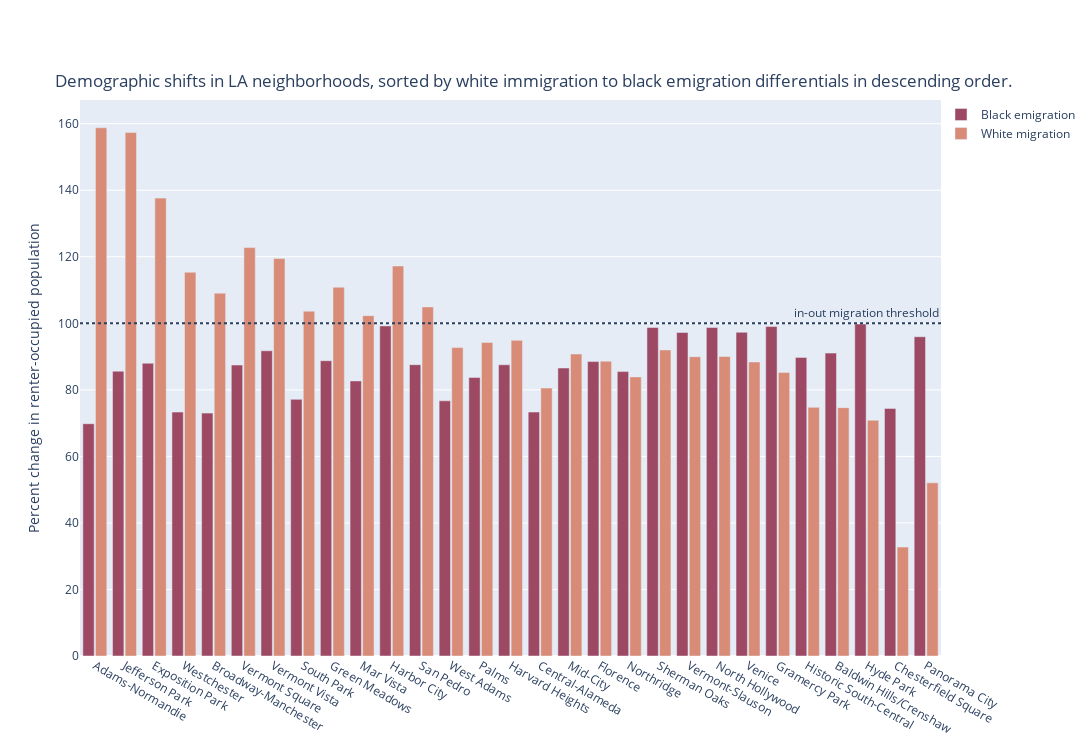

Source (notebook cell):
### Code cell
# let's plot our findings from above
fig = go.Figure()

# set visual style
sns.set(style="darkgrid")

fig.add_trace(go.Bar(x=nbhr_trim_black['name'],
                y=nbhr_trim_black['delta_b_perc'],
                name='Black emigration',
                marker_color='rgb(158,73,99)'
                ))
fig.add_trace(go.Bar(x=nbhr_trim_black['name'],
                     y=nbhr_trim_black['delta_w_perc'],
                     name='White migration',
                marker_color='rgb(216,139,118)'
                ))
fig.add_hline(y=100, line_dash="dot",
              annotation_text="in-out migration threshold", 
              annotation_position="top right")

fig.update_layout(
    title='Demographic shifts in LA neighborhoods, sorted by white immigration to black emigration differentials in descending order.',
    title_y = .9,
    xaxis_tickfont_size=12,
    yaxis=dict(
        title='Percent change in renter-occupied population',
        titlefont_size=14,
        tickfont_size=12,
    ),
    legend=dict(
        x=1,
        y=1.0,
        bgcolor='rgba(255, 255, 255, 0)',
        bordercolor='rgba(255, 255, 255, 0)'
    ),
    barmode='group',
    bargap=0.15, # gap between bars of adjacent location coordinates.
    bargroupgap=0.1 ,# gap between bars of the same location coordinate.
    
    width=1500,
    height=750
)
fig.show()

### Figure 1 — Plotly figure (JSON) as saved in the notebook; plotly's stock layout.template omitted (floating-point values rounded to 4 significant figures)
{"data": [{"marker": {"color": "rgb(158,73,99)"}, "name": "Black emigration", "type": "bar", "x": ["Adams-Normandie", "Jefferson Park", "Exposition Park", "Westchester", "Broadway-Manchester", "Vermont Square", "Vermont Vista", "South Park", "Green Meadows", "Mar Vista", "Harbor City", "San Pedro", "West Adams", "Palms", "Harvard Heights", "Central-Alameda", "Mid-City", "Florence", "Northridge", "Sherman Oaks", "Vermont-Slauson", "North Hollywood", "Venice", "Gramercy Park", "Historic South-Central", "Baldwin Hills/Crenshaw", "Hyde Park", "Chesterfield Square", "Panorama City"], "y": [69.82, 85.61, 88.0, 73.32, 73.0, 87.45, 91.75, 77.15, 88.77, 82.69, 99.22, 87.57, 76.71, 83.74, 87.54, 73.32, 86.57, 88.5, 85.49, 98.74, 97.25, 98.75, 97.3, 99.02, 89.76, 91.05, 99.79, 74.42, 95.97]}, {"marker": {"color": "rgb(216,139,118)"}, "name": "White migration", "type": "bar", "x": ["Adams-Normandie", "Jefferson Park", "Exposition Park", "Westchester", "Broadway-Manchester", "Vermont Square", "Vermont Vista", "South Park", "Green Meadows", "Mar Vista", "Harbor City", "San Pedro", "West Adams", "Palms", "Harvard Heights", "Central-Alameda", "Mid-City", "Florence", "Northridge", "Sherman Oaks", "Vermont-Slauson", "North Hollywood", "Venice", "Gramercy Park", "Historic South-Central", "Baldwin Hills/Crenshaw", "Hyde Park", "Chesterfield Square", "Panorama City"], "y": [158.8, 157.3, 137.6, 115.4, 109.1, 122.8, 119.5, 103.6, 110.9, 102.3, 117.2, 104.9, 92.7, 94.26, 94.88, 80.55, 90.77, 88.63, 83.89, 92.0, 89.96, 90.03, 88.37, 85.19, 74.74, 74.65, 70.87, 32.73, 52.04]}], "layout": {"annotations": [{"showarrow": false, "text": "in-out migration threshold", "x": 1, "xanchor": "right", "xref": "x domain", "y": 100, "yanchor": "bottom", "yref": "y"}], "bargap": 0.15, "bargroupgap": 0.1, "barmode": "group", "height": 750, "legend": {"bgcolor": "rgba(255, 255, 255, 0)", "bordercolor": "rgba(255, 255, 255, 0)", "x": 1, "y": 1}, "shapes": [{"line": {"dash": "dot"}, "type": "line", "x0": 0, "x1": 1, "xref": "x domain", "y0": 100, "y1": 100, "yref": "y"}], "title": {"text": "Demographic shifts in LA neighborhoods, sorted by white immigration to black emigration differentials in descending order.", "y": 0.9}, "width": 1500, "xaxis": {"autorange": true, "range": [-0.5, 28.5], "tickfont": {"size": 12}, "type": "category"}, "yaxis": {"autorange": true, "range": [0, 167.1], "tickfont": {"size": 12}, "title": {"font": {"size": 14}, "text": "Percent change in renter-occupied population"}, "type": "linear"}}}
